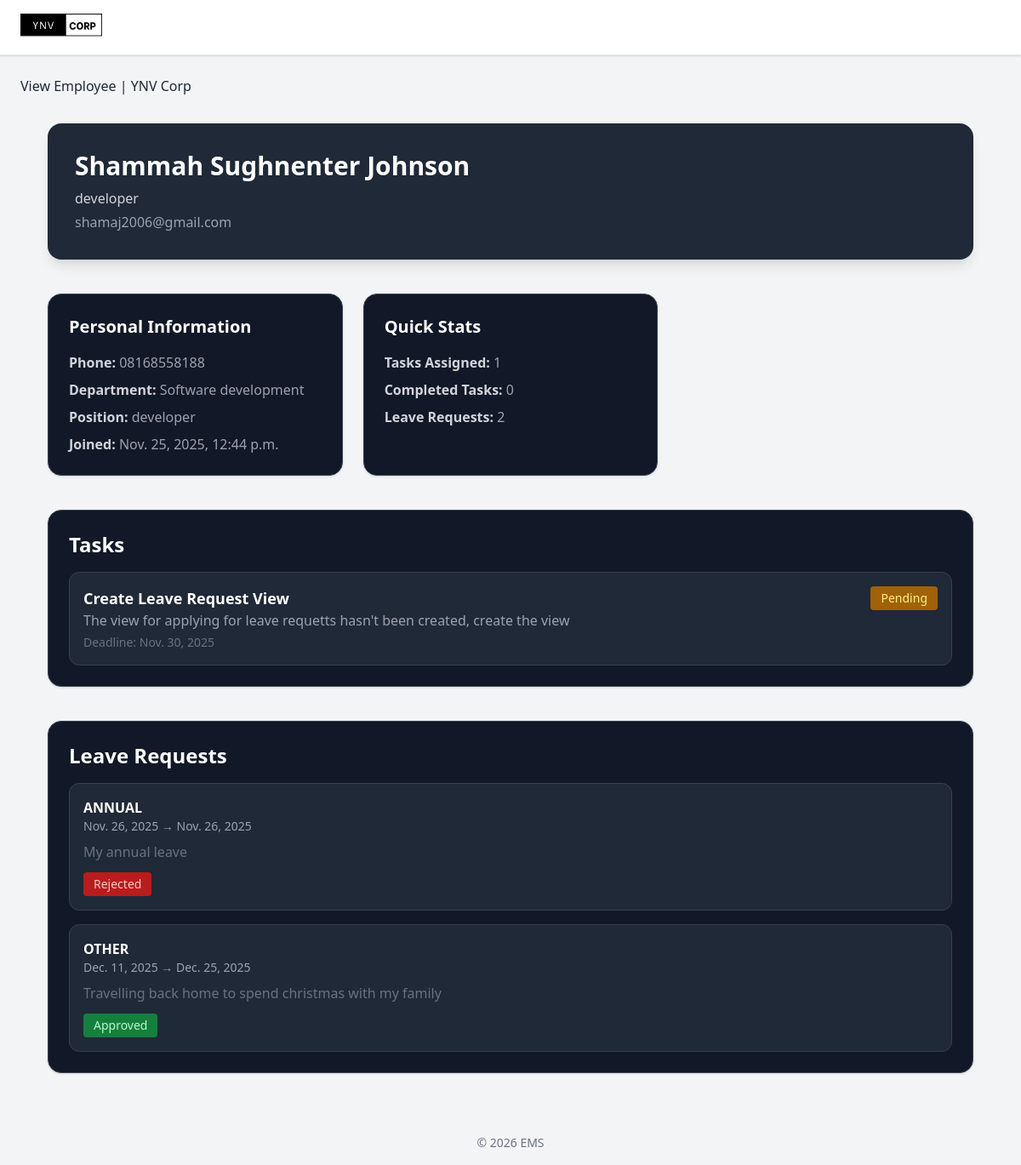
Page /employee/1/ on the earlier database version.
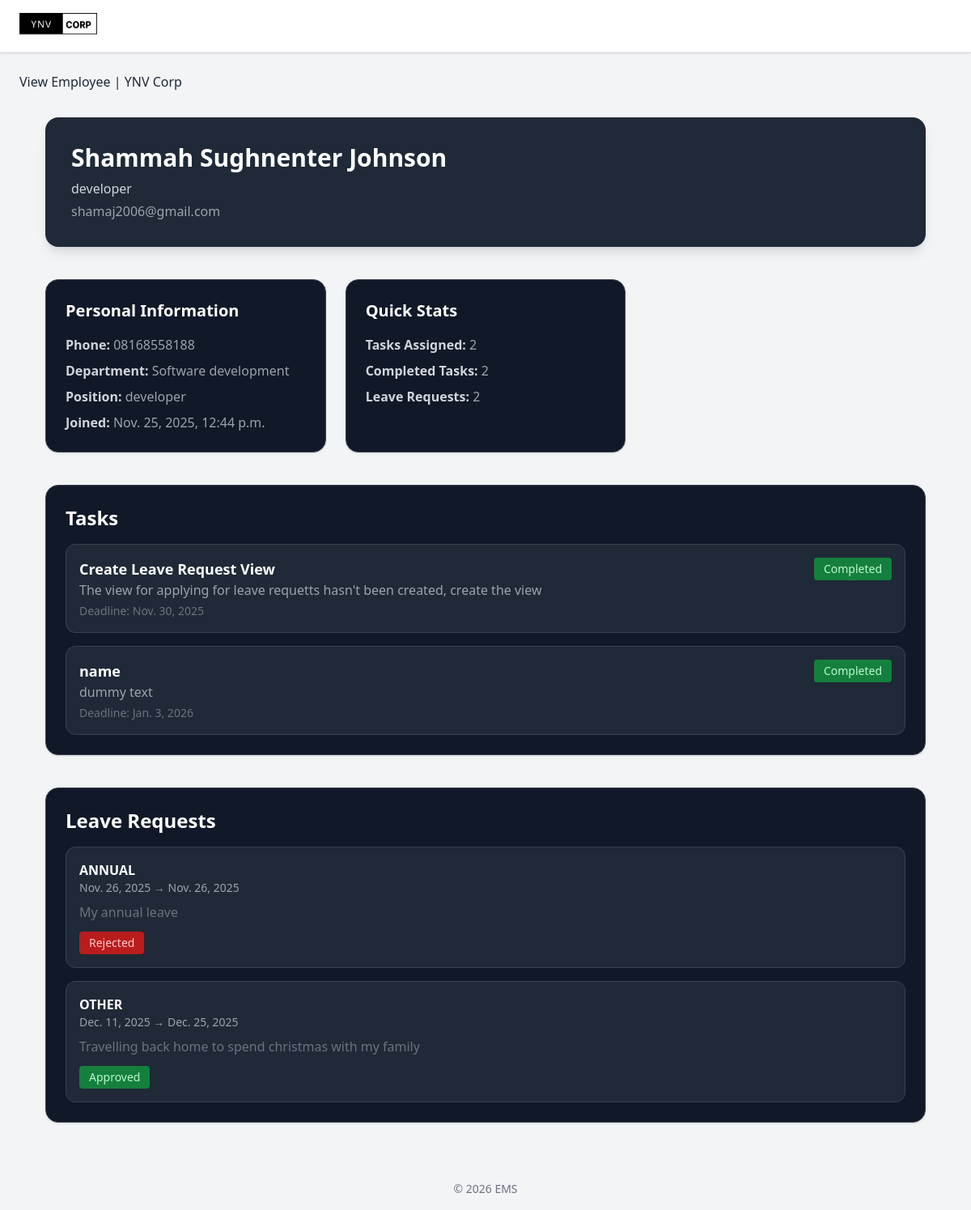
Same page on the later database version.
### employee/models.py (models this page shows, shortened)
class Employee(AbstractUser):
    GENDER_CHOICES=(
        ('male', 'MALE'),
        ('female', 'FEMALE'),
        )
    POSITION_CHOICES=(
        ('manager', 'MANAGER'),
        ('developer', 'DEVELOPER'),
        ('designer', 'DESIGNER'),
        ('tester', 'TESTER'),
        ('hr manager', 'HR MANAGER'),
        ('intern', 'INTERN'),
        ('software engineer', 'SOFTWARE ENGINEER'),
        ('data scientist', 'DATA SCIENTIST'),
        ('product manager', 'PRODUCT MANAGER'),
        ('business analyst', 'BUSINESS ANALYST'),
        ('devops engineer', 'DEVOPS ENGINEER'),
        ('system administrator', 'SYSTEM ADMINISTRATOR'),
        ('network engineer', 'NETWORK ENGINEER'),
        ('technical support', 'TECHNICAL SUPPORT'),
        ('it consultant', 'IT CONSULTANT'),
        ('other', 'OTHER'),
    )
    DEPARTMENT_CHOICES=(
        ('sales', 'SALES'),
        ('resarch & development', 'RESEARCH & DEVELOPMENT'),
        ('software development', 'SOFTWARE DEVELOPMENT'),
        ('product research', 'PRODUCT RESEARCH'),
        ('marketing', 'MARKETING'),
        ('human resource', 'HUMAN RESOURCE'),
        ('legal','LEGAL'),
        ('customer service', 'CUSTOMER SERVICE')
    )
    full_name = models.CharField(max_length=200, blank=True)
    email = models.EmailField(unique=True)
    gender = models.CharField(max_length=10, choices=GENDER_CHOICES)
    position = models.CharField(max_length=200, blank=True, choices=POSITION_CHOICES)
    date_of_birth = models.DateField(null=True)
    employment_date = models.DateField(default=date.today)
    phone_number = models.CharField(max_length=15, blank=True)
    address = models.CharField(max_length=200, blank=True)
    employee_id = models.CharField(max_length=20, unique=True, blank=True)
    department = models.CharField(max_length=100, blank=True, choices=DEPARTMENT_CHOICES)
    USERNAME_FIELD = 'email'
    REQUIRED_FIELDS = ['username']

class Task(models.Model):
    assigned_to = models.ForeignKey(Employee, on_delete=models.CASCADE, related_name="assigned_tasks")
    title = models.CharField(max_length=100) #title of task field
    description = models.TextField() #description of task field
    assigned_date = models.DateField(auto_now_add=True) #date field for assigned date
    deadline = models.DateField() #date field for deadline
    complete = models.BooleanField(default=False)
    class Meta():
        ordering = ['complete']

class LeaveRequest(models.Model):
    STATUS_CHOICES = [
        ('Pending', 'Pending'),
        ('Approved', 'Approved'),
        ('Rejected', 'Rejected'),
    ] # status choices for the leave request
    LEAVE_TYPE=(
        ('sick', 'SICK'),
        ('annual', 'ANNUAL'),
        ('unpaid', 'UNPAID'),
        ('maternity', 'MATERNITY'),
        ('paternity', 'PATERNITY'),
        ('bereavement', 'BEREAVEMENT'),
        ('other', 'OTHER'),
        )
    employee = models.ForeignKey(Employee, on_delete=models.CASCADE, related_name='leave_requests')
    start_date = models.DateField() #date field for start date
    end_date = models.DateField() #date field for end date
    reason = models.TextField() #reason for leave field
    leave_type = models.CharField(max_length=20, choices=LEAVE_TYPE, default='other') #leave type field with choices
    status = models.CharField(max_length=10, choices=STATUS_CHOICES, default='Pending') #status field with choices
    applied_on = models.DateField(auto_now_add=True) #date field for applied on
    class Meta:
        ordering = ['-applied_on']
        verbose_name = "Leave Request"
        verbose_name_plural = "Leave Requests"

### employee/views.py (the view)
# urls.py: path('employee/<int:pk>/', EmployeeDetailView.as_view(), name='employee_detail'),
class EmployeeDetailView(DetailView):
    model = Employee
    template_name = 'employee/employee_detail.html'
    context_object_name = 'employee'
    def get_context_data(self, **kwargs):
        context = super().get_context_data(**kwargs)
        employee = self.get_object()
        context['tasks'] = employee.assigned_tasks.all()
        context['completed_tasks'] = employee.assigned_tasks.filter(complete=True).count()
        context['leave_requests'] = employee.leave_requests.all()
        return context

### employee/templates/employee/employee_detail.html
{% extends 'employee/base.html' %}
{% block content %}
{% block title %}View Employee | YNV Corp{% endblock %}
<div class="p-8 space-y-10">
  <div class="bg-gray-800 text-white p-8 rounded-2xl shadow-lg">
    <h1 class="text-3xl font-bold">{{ employee.full_name }}</h1>
    <p class="text-gray-300 mt-2">{{ employee.position }}</p>
    <p class="text-gray-400 mt-1">{{ employee.email }}</p>
  </div>
  <div class="grid grid-cols-1 md:grid-cols-3 gap-6">
    <div class="bg-gray-900 p-6 rounded-2xl shadow border border-gray-700">
      <h2 class="text-xl font-semibold text-white mb-4">Personal Information</h2>
      <ul class="text-gray-400 space-y-2">
        <li><strong class="text-gray-300">Phone:</strong> {{ employee.phone_number }}</li>
        <li><strong class="text-gray-300">Department:</strong> {{ employee.department }}</li>
        <li><strong class="text-gray-300">Position:</strong> {{ employee.position }}</li>
        <li><strong class="text-gray-300">Joined:</strong> {{ employee.date_joined }}</li>
      </ul>
    </div>
    <div class="bg-gray-900 p-6 rounded-2xl shadow border border-gray-700">
      <h2 class="text-xl font-semibold text-white mb-4">Quick Stats</h2>
      <ul class="text-gray-400 space-y-2">
        <li><strong class="text-gray-300">Tasks Assigned:</strong> {{ tasks.count }}</li>
        <li><strong class="text-gray-300">Completed Tasks:</strong> {{ completed_tasks }}</li>
        <li><strong class="text-gray-300">Leave Requests:</strong> {{ leave_requests.count }}</li>
      </ul>
    </div>
  </div>
  <div class="bg-gray-900 p-6 rounded-2xl shadow border border-gray-700">
    <h2 class="text-2xl font-semibold text-white mb-4">Tasks</h2>
    {% if tasks %}
      <div class="space-y-4">
        {% for task in tasks %}
          <div class="p-4 rounded-xl bg-gray-800 flex justify-between border border-gray-700">
            <div>
              <h3 class="text-lg font-semibold text-white">{{ task.title }}</h3>
              <p class="text-gray-400">{{ task.description }}</p>
              <p class="text-gray-500 text-sm mt-1">Deadline: {{ task.deadline }}</p>
            </div>
            <span class="px-3 py-1 rounded text-sm self-start
              {% if task.complete %}bg-green-700 text-green-200{% else %}bg-yellow-700 text-yellow-200{% endif %}
            ">
              {% if task.complete %}Completed{% else %}Pending{% endif %}
            </span>
          </div>
        {% endfor %}
      </div>
    {% else %}
      <p class="text-gray-400">No tasks assigned.</p>
    {% endif %}
  </div>
  <div class="bg-gray-900 p-6 rounded-2xl shadow border border-gray-700">
    <h2 class="text-2xl font-semibold text-white mb-4">Leave Requests</h2>
    {% if leave_requests %}
      <div class="space-y-4">
      {% for leave in leave_requests %}
        <div class="p-4 bg-gray-800 rounded-xl border border-gray-700">
          <p class="text-white font-semibold">{{ leave.leave_type|upper }}</p>
          <p class="text-gray-400 text-sm">{{ leave.start_date }} → {{ leave.end_date }}</p>
          <p class="text-gray-500 mt-2">{{ leave.reason }}</p>
          <span class="inline-block mt-3 px-3 py-1 rounded text-sm
            {% if leave.status == 'Approved' %}bg-green-700 text-green-200
            {% elif leave.status == 'Rejected' %}bg-red-700 text-red-200
            {% else %}bg-yellow-600 text-yellow-200{% endif %}
          ">
            {{ leave.status }}
          </span>
        </div>
      {% endfor %}
      </div>
    {% else %}
      <p class="text-gray-400">No leave requests submitted.</p>
    {% endif %}
  </div>
</div>
{% endblock %}

Differences in the rows shown:
changed Employee "Shammah Sughnenter Johnson": count "1" → "2"
changed Task "Create Leave Request View": complete "Pending" → "Completed"
added Task: title "name", description "dummy text", deadline "Jan. 3, 2026", complete "Completed"
Other differences:
{{ completed_tasks }}: "0" → "2"
